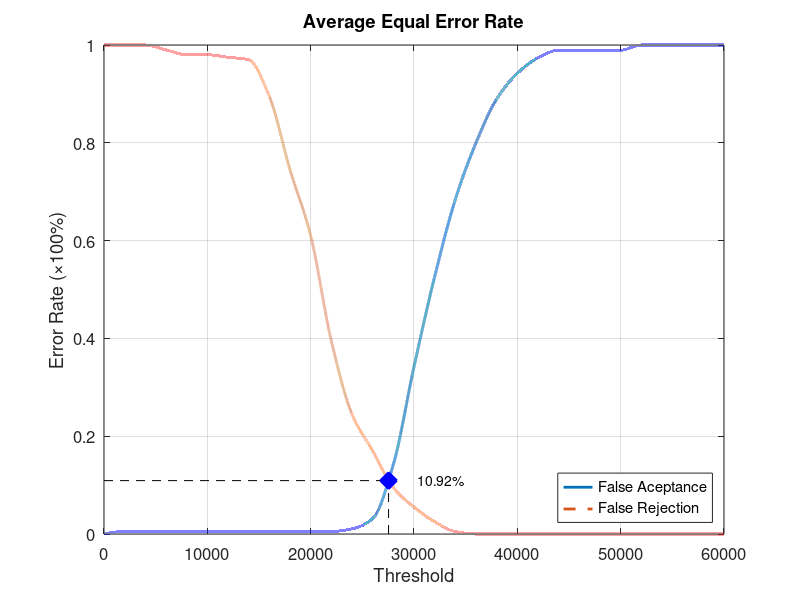
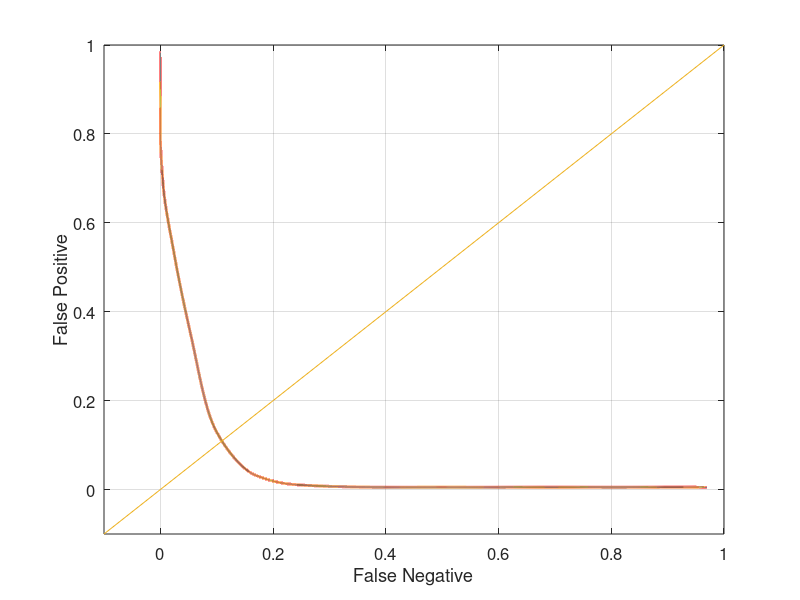

Here is the MATLAB script that generated these plots, in order:
function yEER = Database4_4
close all;
clear;
clc;
x = 0:2000:60000;
xq = 0:0.5:60000;

y0 = [0 0.00526316 0.00526316 0.00526316 0.00526316 0.00526316 0.00526316 0.00526316 0.00526316 0.00526316 0.00526316 0.00526316 0.0105263 0.0315789 0.142105 0.342105 0.526316 0.684211 0.8 0.889474 0.942105 0.973684 0.989474 0.989474 0.989474 0.989474 1 1 1 1 1];
yy0 = interp1(x, y0, xq, 'pchip');
y1 = [1 1 1 0.99 0.98 0.98 0.975 0.97 0.895 0.745 0.61 0.395 0.245 0.17 0.095 0.055 0.025 0.005 0 0 0 0 0 0 0 0 0 0 0 0 0];
yy1 = interp1(x, y1, xq, 'pchip');

% Calculating EER: 
y2 = abs(y0 - y1);
find(y2 == min(y2))
yy2 = abs(yy0 - yy1);
xEER = find(yy2 == min(yy2));
xEERIndex = xq(xEER) % X-axis EER
yEER = yy0(xEER) % Y-axis EER

main = figure
plot(xq, yy0,'-','LineWidth', 2);	hold on
plot(xq, yy1,'--','LineWidth', 2);	hold on
plot([xEERIndex xEERIndex], [0 yEER], 'k--');	hold on
plot([0 xEERIndex], [yEER yEER], 'k--');	hold on
plot(xEERIndex, yEER, 'bx', 'LineWidth', 10);	hold on
text(xEERIndex + 10 * xEERIndex / 100, yEER, [num2str(round((10000 * yEER)) / 100) '%'])
legend('False Aceptance', 'False Rejection', 'Location', 'SouthEast')
xlabel('Threshold')
ylabel('Error Rate (\times100%)')
title('Average Equal Error Rate')
set(gca, 'FontSize', 12)
axis([0 60000 0 1])
grid on

print(main, 'Database4_4Main', '-dpng');
FNRxFPR = figure('Color', [1 1 1]);
plot(yy1, yy0, '-', yy1, yy0, 'LineWidth', 2);
hold on
y = -0.1:0.1:1
plot(y, y); 
set(gca, 'FontSize', 12)
xlabel('False Negative')
ylabel('False Positive')
axis([-0.1 1 -0.1 1])
set(gca, 'FontSize', 12)
grid on

print(FNRxFPR, 'Database4_4FNRxFPR','-dpng');
end
